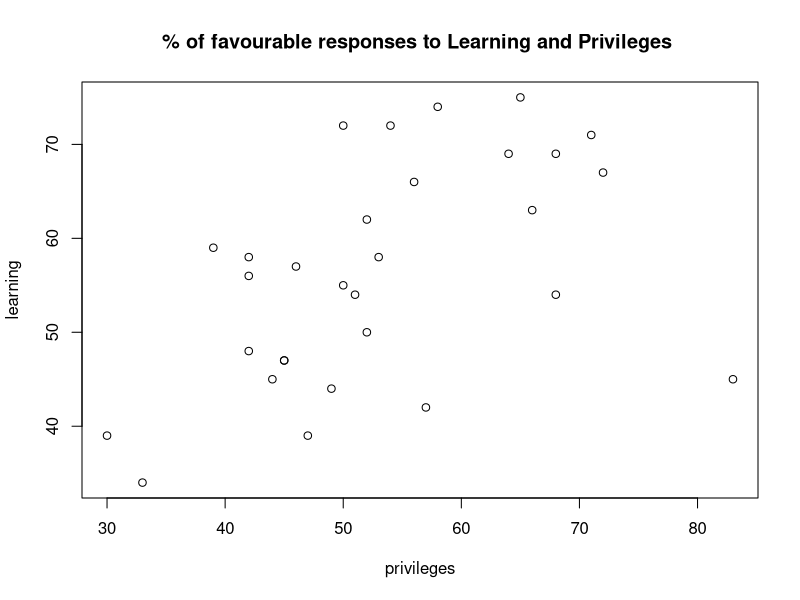
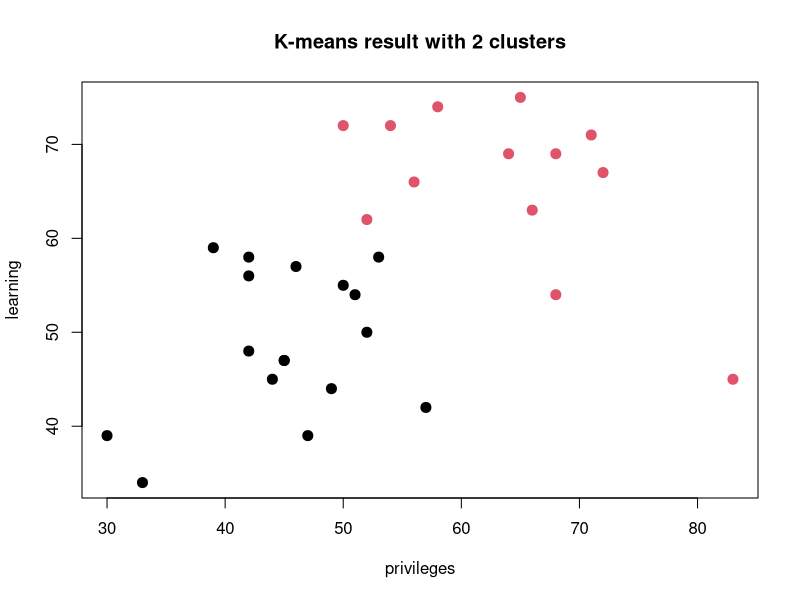
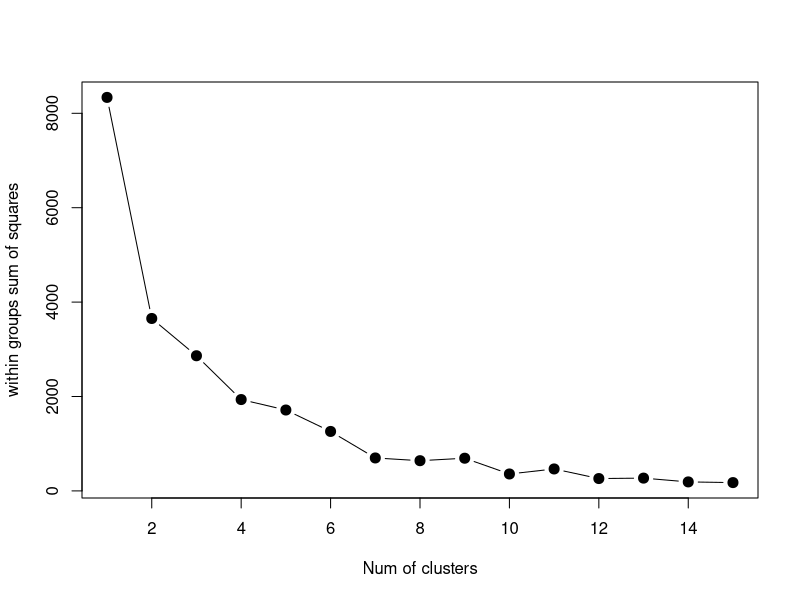
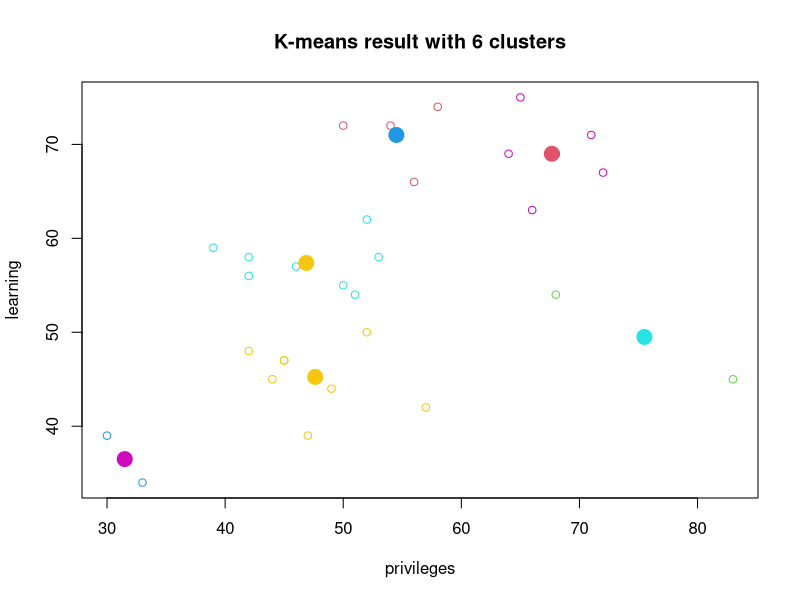

These figures' R source, in order:
#K-MEANS (unsupervised learning)
library(datasets)
?attitude

#all variables are numercial so we don't have to convert them to dummy variables
data <- attitude[, c(3,4)]
#we are using only 2 variables for learning purposes (see how clusters change)

plot(data, main="% of favourable responses to Learning and Privileges ")

#no package needed for k-means
set.seed(7)
km1 <- kmeans(data, 2 , nstart= 100) 
  #2 clusters
  #nstarts: num of times we want to run kmeans using different initial centrois
      #we repet kmeans 100 times and model return best one 
km1
#cluster means - centroids of each cluster
#WITHIN cluster sum of squares by cluster - variances within each cluster
    # -- want this to be 100%-- around (70-80% is good)
#SS-sum of squares
#total_SS = total variation of dataset
#BETWEEN_SS = variation between 2 clusters---- want this to be as large as possible 

km1$cluster
km1$centers
km1$withinss
km1$betweenss
km1$size

plot(data, col=(km1$cluster), main="K-means result with 2 clusters", pch=20, cex=2)

#BEST VALUE OF K - scree plot

mydata <- data
wss <- (nrow(mydata) -1)*sum(apply(mydata, 2, var)) #total variance
for (i in 1:15)
  wss[i] <-  sum(kmeans(mydata, centers = i)$withinss)

plot(1:15, wss, type = "b", xlab= "Num of clusters", ylab="within groups sum of squares", pch=20, cex=2)
#we can see after k=6 reduction of variation is not that significant
#thus, we can pick k=6 as the optimal num of k 

set.seed(7)
km2 <- kmeans(data, 6, nstart=100)
km2
#we can see "Within cluster sum of squares by cluster in" increased significantly
col<- (km2$cluster +1)
plot(data, col = col, main ="K-means result with 6 clusters")
points(km2$centers, col=col, pch=19, cex=2)
#bigger points are the centroids

#cluster 1 instances
cluster1 <- data[km2$cluster == 1 , ]
cluster1
#examine data for each of the clusters
#important variables-- variation is higher

#SILHOUETTE MEASURE -evaluate quality of clusters, works for any clustering method.
#a(i)= average distance of i from all the points in the same cluster
#b(i)= average distance of i from all the points in different clusters
#s(i) = b(i) - a(i) ) / max( a(i), b(i) )
  #[-1,1]. If close to 1, clustering is good -> clusters are NOT similar
  #if close  to 0, we can't tell if i is in the right cluster or not... points are too similar
  #if close to -1, a(i) is larger than b(i).. i is in the wrong cluster. 
library(cluster)
# ?silhouette
avg_sil <- function(k)
{
  kmModel<- kmeans(data, centers=k, nstart=100)
  ss <- silhouette(kmModel$cluster, dist(data))
  mean(ss[,3])
}
avg_sil(6) #avg silhouette using 6 clusters



